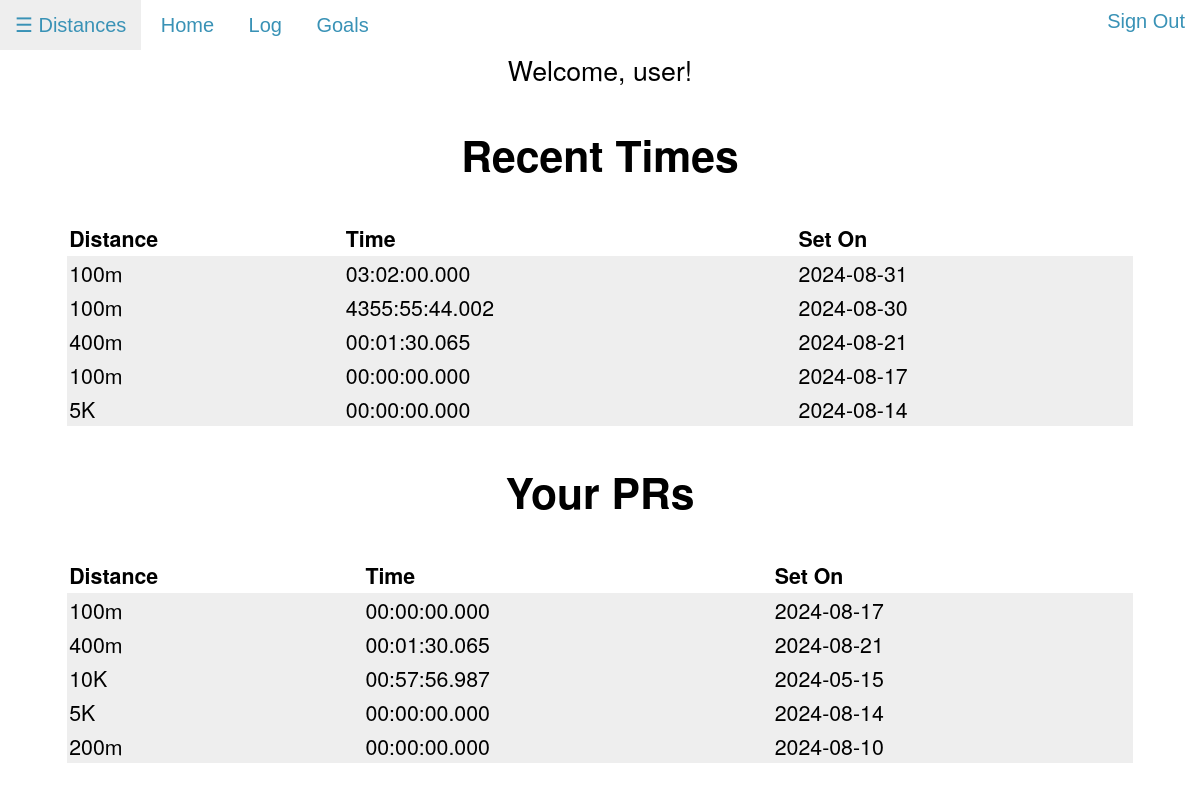
Before: / (signed in) with the older database file.
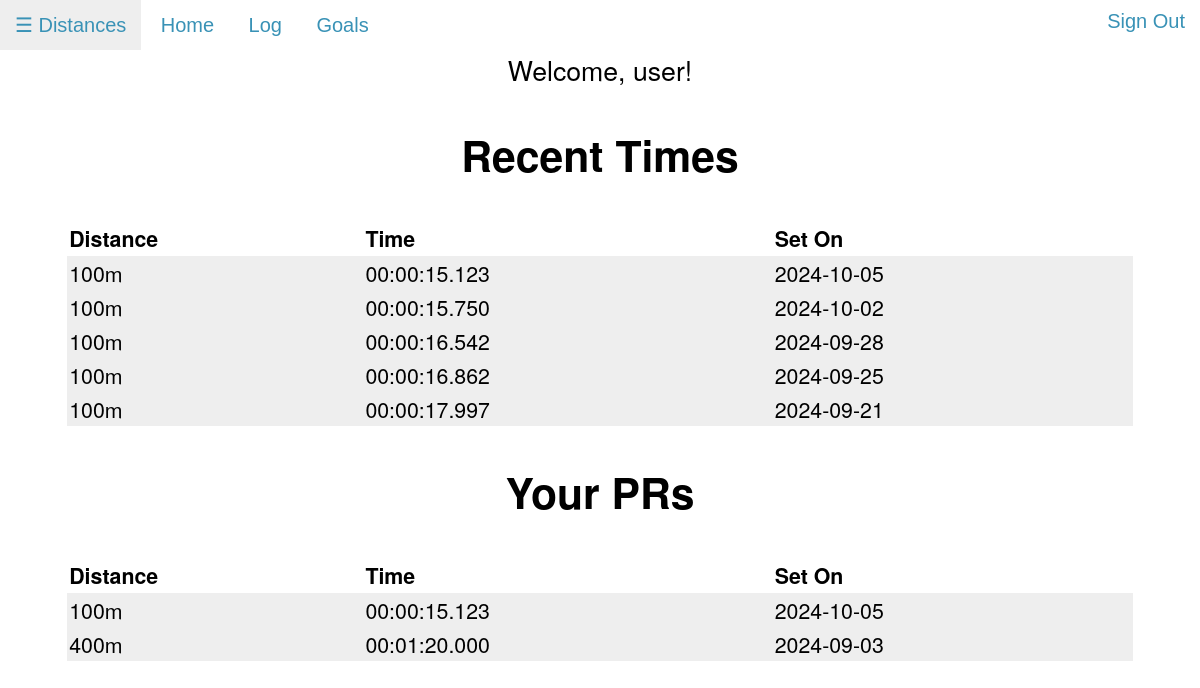
After: the same page with the newer database file.
### tables this page shows
CREATE TABLE distances (id INTEGER PRIMARY KEY AUTOINCREMENT NOT NULL, user_id INTEGER NOT NULL, distance TEXT NOT NULL);

CREATE TABLE times (id INTEGER PRIMARY KEY AUTOINCREMENT NOT NULL, user_id INTEGER NOT NULL, dist_id INTEGER NOT NULL, h INTEGER NOT NULL, m INTEGER NOT NULL, s INTEGER NOT NULL, ms INTEGER NOT NULL, date TEXT NOT NULL, notes TEXT);

### app.py (the view)
@app.route("/")
@login_required
def index():
    username = db.execute("SELECT username FROM users WHERE id = ?", session["user_id"])[0]["username"]
    times = db.execute("SELECT * FROM times WHERE user_id = ? ORDER BY date DESC", session["user_id"])
    for time in times:
        time["distance"] = db.execute("SELECT distance FROM distances WHERE id = ?", time["dist_id"])[0]["distance"]
    distances = db.execute("SELECT * FROM distances WHERE user_id = ?", session["user_id"])
    prs=[]
    for d in distances:
        if get_pr(d["distance"]) != {}:
            prs.append(get_pr(d["distance"]))
    for pr in prs:
        pr["distance"] = db.execute("SELECT distance FROM distances WHERE id = ?", pr["dist_id"])[0]["distance"]
    load_dists()
    return render_template("index.html", dists=dists, username=username, times=times, prs=prs)

### app.py (called while the page is built)
def login_required(f):
    @wraps(f)
    def decorated_function(*args, **kwargs):
        if session.get("user_id") is None:
            return redirect("/login")
        return f(*args, **kwargs)
    return decorated_function

def load_dists():
    dists.clear()
    rows = db.execute("SELECT distance FROM distances WHERE user_id = ?", session["user_id"])
    for row in rows:
        if row["distance"] not in dists:
            dists.append(row["distance"])

def dist_to_id(distance):
    return db.execute("SELECT id FROM distances WHERE distance = ? AND user_id = ?", distance, session["user_id"])[0]["id"]

def get_pr(distance):
    r = db.execute("SELECT * FROM times WHERE dist_id = ? ORDER BY h ASC, m ASC, s ASC, ms ASC, date DESC", dist_to_id(distance))
    if len(r) == 0:
        return {}
    return r[0]

### templates/index.html (shortened to what this page needs)
{% extends "layout.html" %}
{% block body %}
    <p id="welcome">Welcome, {{ username }}!</p>
    {% if times != [] %}
    <h2>Recent Times</h2>
    <table>
        <thead class="heading">
            <td>Distance</td>
            <td>Time</td>
            <td>Set On</td>
        </thead>
        {% if times|length >= 5 %}
            {% for i in range(0, 5) %}
            <tr>
                <td>{{ times[i]["distance"] }}</td>
                <td>{{ '%02d' % times[i]["h"] }}:{{ '%02d' % times[i]["m"] }}:{{ '%02d' % times[i]["s"] }}.{{ '%03d' % times[i]["ms"] }}</td>
                <td>{{ times[i]["date"] }}</td>
            </tr>
            {% endfor %}
        {% endif %}
    </table>
    <h2>Your PRs</h2>
    <table>
        <thead class="heading">
            <td>Distance</td>
            <td>Time</td>
            <td>Set On</td>
        </thead>
        {% for pr in prs %}
        <tr>
            <td>{{ pr["distance"] }}</td>
            <td>{{ '%02d' % pr["h"] }}:{{ '%02d' % pr["m"] }}:{{ '%02d' % pr["s"] }}.{{ '%03d' % pr["ms"] }}</td>
            <td>{{ pr["date"] }}</td>
        </tr>
        {% endfor %}
    </table>
    {% else %}
        {% if dists == [] %}
            <h2 style="color:var(--light_blue)">Click on &#9776; Distances to add a new distance!</h2>
        {% else %}
            <h2 style="color:var(--light_blue)">Click on Log to start adding new times!</h2>
        {% endif %}
    {% endif %}
{% endblock %}

Changed rows visible on the page:
removed times: h "03", m "02", s "00", ms "000", date "2024-08-31"
removed times: h "4355", m "55", s "44", ms "002", date "2024-08-30"
no longer on this page (row unchanged): distances: distance "400m"
no longer on this page (row unchanged): times: h "00", m "01", s "30", ms "065", date "2024-08-21", distance "400m", h "00", m "01", s "30", ms "065", date "2024-08-21"
removed times: h "00", m "00", s "00", ms "000", date "2024-08-17", distance "100m", h "00", m "00", s "00", ms "000", date "2024-08-17"
removed distances: distance "5K"
removed times: h "00", m "00", s "00", ms "000", date "2024-08-14", distance "5K", h "00", m "00", s "00", ms "000", date "2024-08-14"
removed times: distance "10K", h "00", m "57", s "56", ms "987", date "2024-05-15"
removed times: distance "200m", h "00", m "00", s "00", ms "000", date "2024-08-10"
added times: h "00", m "00", s "15", ms "123", date "2024-10-05", distance "100m", h "00", m "00", s "15", ms "123", date "2024-10-05"
added times: h "00", m "00", s "15", ms "750", date "2024-10-02"
added times: h "00", m "00", s "16", ms "542", date "2024-09-28"
added times: h "00", m "00", s "16", ms "862", date "2024-09-25"
added times: h "00", m "00", s "17", ms "997", date "2024-09-21"
added times: distance "400m", h "00", m "01", s "20", ms "000", date "2024-09-03"
Other visible differences:
new list line: "100m"
list line gone: "100m"
